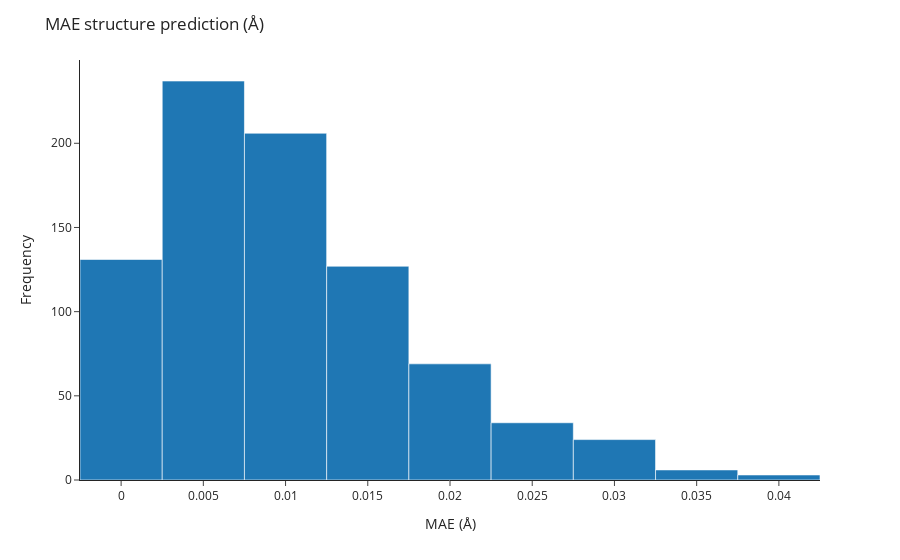

Source (notebook cell):
### Code cell
all_mae_norms = []

for idx, data in enumerate(train_loader):

    interpolated_ts_coords = data.pos_interpolated_transition_state.detach().numpy()
    real_ts_coords = data.pos_transition_state.detach().numpy()
    difference_ts_coords = interpolated_ts_coords - real_ts_coords
    norm_difference_ts_coords = np.linalg.norm(difference_ts_coords, axis=1)

    # Mean absolute error
    mae = np.mean(norm_difference_ts_coords)
    all_mae_norms.append(mae)

    # Plot the real and interpolated TS structures
    # with two different colors on the same plot
    fig = px.scatter_3d(
        x=np.concatenate((real_ts_coords[:, 0], interpolated_ts_coords[:, 0])),
        y=np.concatenate((real_ts_coords[:, 1], interpolated_ts_coords[:, 1])),
        z=np.concatenate((real_ts_coords[:, 2], interpolated_ts_coords[:, 2])),
        color=np.concatenate((np.zeros(len(real_ts_coords)), np.ones(len(interpolated_ts_coords)))),
    )

    # Set the title of the plot as the mean absolute error
    fig.update_layout(title=f"MAE of structure prediction: {mae:.3f} Å")
    fig.write_html(f"plots/hamiltonian_model/interpolated_ts_{idx}_mae_{mae:.3f}.html")

# Plot a histogram of the MAE
fig = px.histogram(x=all_mae_norms, nbins=20, template="simple_white")
fig.update_layout(title="MAE structure prediction (Å)")
fig.update_xaxes(title_text="MAE (Å)")
fig.update_yaxes(title_text="Frequency")
fig.write_html("plots/hamiltonian_model/interpolated_ts_mae_histogram.html")
fig.show()

### Figure 1 — Plotly figure (JSON) as saved in the notebook; plotly's stock layout.template omitted (floating-point values rounded to 4 significant figures; data arrays with more than 128 entries replaced by an {"elided": "..."} marker saying what was removed)
{"data": [{"alignmentgroup": "True", "bingroup": "x", "hovertemplate": "x=%{x}<br>count=%{y}<extra></extra>", "legendgroup": "", "marker": {"color": "#1F77B4", "pattern": {"shape": ""}}, "name": "", "nbinsx": 20, "offsetgroup": "", "orientation": "v", "showlegend": false, "type": "histogram", "x": {"elided": "837 float values"}, "xaxis": "x", "yaxis": "y"}], "layout": {"barmode": "relative", "legend": {"tracegroupgap": 0}, "margin": {"t": 60}, "title": {"text": "MAE structure prediction (Å)"}, "xaxis": {"anchor": "y", "domain": [0, 1], "title": {"text": "MAE (Å)"}}, "yaxis": {"anchor": "x", "domain": [0, 1], "title": {"text": "Frequency"}}}}
